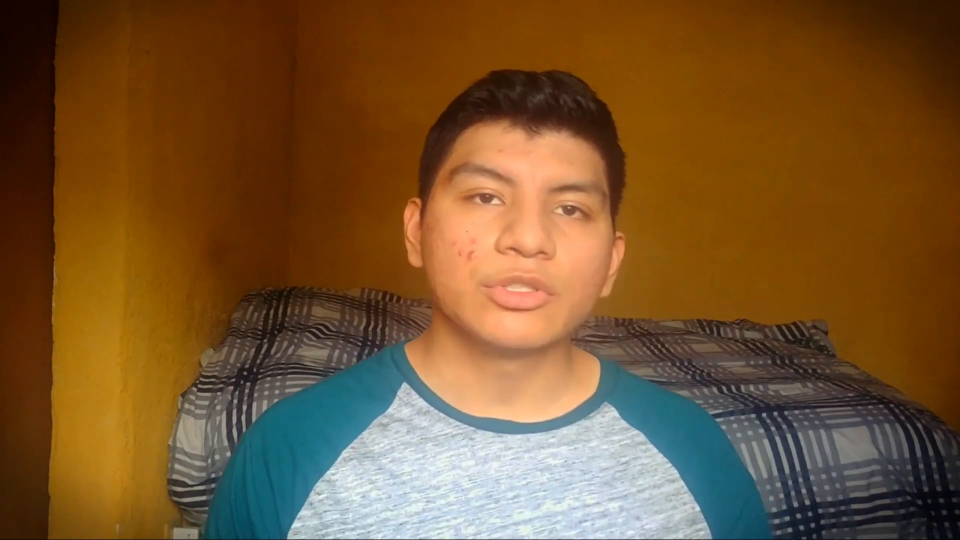
#> input picture frame 37 of Alejandro.mp4, 1920 x 1080 px (shown at 1/2 size)
$ python capturandoRostros.py
#> lines starting #> are read from the running program, lines starting #| are printed output that depends on the picture; after the words box and inside, x2 and y2 are one past the last pixel; in counts of white or black regions, pixels touching at a corner belong together
import cv2
import os
import imutils

personName = 'Alejandro'
current_directory = os.path.dirname(os.path.abspath(__file__))
data_path = os.path.join(current_directory, "Data")
personPath = os.path.join(data_path, personName)

if not os.path.exists(personPath):
    print('Carpeta creada:', personPath)
    os.makedirs(personPath)

# cap = cv2.VideoCapture(0,cv2.CAP_DSHOW)
cap = cv2.VideoCapture('Alejandro.mp4')

faceClassif = cv2.CascadeClassifier(cv2.data.haarcascades + 'haarcascade_frontalface_default.xml')
count = 0

while True:
    ret, frame = cap.read()
#> frame is the input picture: shape (1080, 1920, 3); mean B, G, R 46.4, 84.1, 118.1
    if ret == False:
        break
    frame = imutils.resize(frame, width=640)
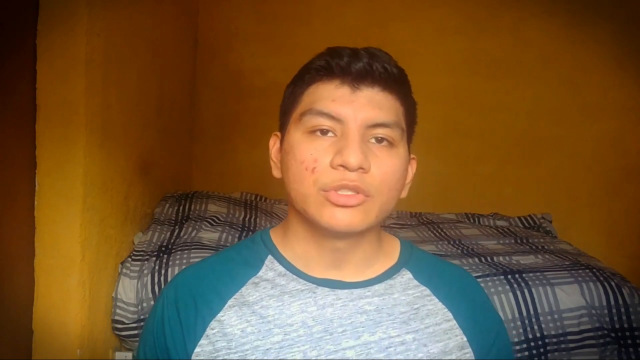
#> frame: shape (360, 640, 3); mean B, G, R 46.4, 84.1, 118.1
    gray = cv2.cvtColor(frame, cv2.COLOR_BGR2GRAY)
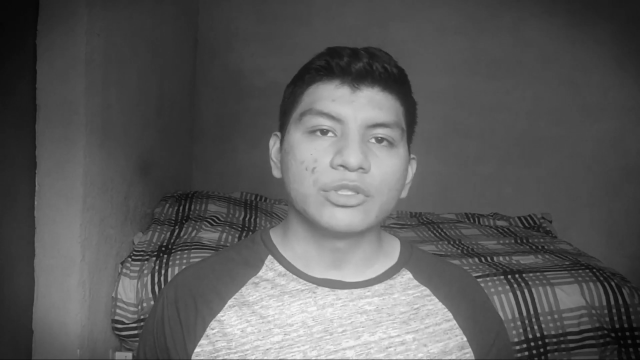
#> gray: shape (360, 640); min 3, max 246, mean 89.9
    auxFrame = frame.copy()

    faces = faceClassif.detectMultiScale(gray, 1.3, 5)
#> faces = [[283, 85, 137, 137]]

    for (x, y, w, h) in faces:
        cv2.rectangle(frame, (x, y), (x + w, y + h), (0, 255, 0), 2)
        rostro = auxFrame[y:y + h, x:x + w]
        rostro = cv2.resize(rostro, (150, 150), interpolation=cv2.INTER_CUBIC)
        cv2.imwrite(os.path.join(personPath, 'rostro_{}.jpg'.format(count)), rostro)
        count += 1
#> this loop made 1 pass
#> (x, y, w, h, count) on pass 1: (283, 85, 137, 137, 1)
#> pass 1, `rostro = auxFrame[y:y + h, x:x + w]`:
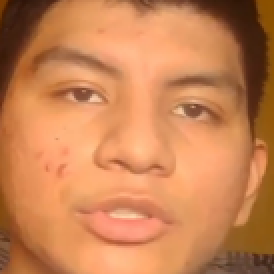
#> rostro: shape (137, 137, 3) (shown 2 times larger); mean B, G, R 84, 130.9, 201.3
#> after the loop:
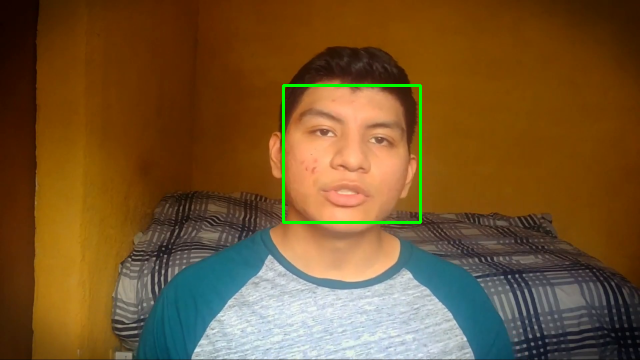
#> frame: shape (360, 640, 3); 0.71% of pixels changed, all inside (x1, y1, x2, y2) = (282, 84, 422, 224)
#> after the loop, count = 1
    cv2.imshow('frame', frame)

    k = cv2.waitKey(1)
#> (key Esc is pressed here)
    if k == 27 or count >= 300:
        break

cap.release()
cv2.destroyAllWindows()

$ run again, starting later in the video
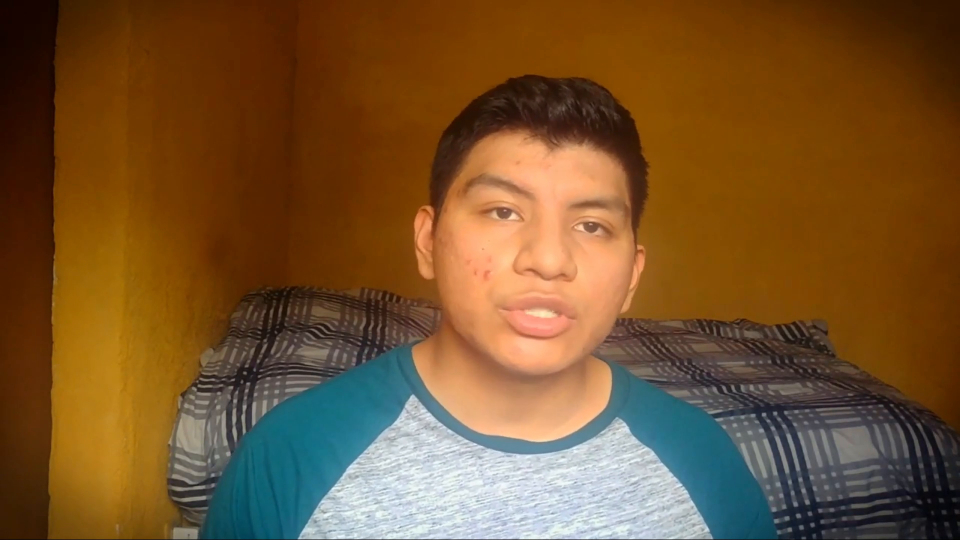
#> input picture frame 169 of Alejandro.mp4, 1920 x 1080 px (shown at 1/2 size)
#> frame is the input picture: shape (1080, 1920, 3); mean B, G, R 45.7, 83.3, 117.7
#> faces = [[291, 90, 147, 147]]
#> the loop `for (x, y, w, h) in faces:` made 1 pass
#> (x, y, w, h, count) on pass 1: (291, 90, 147, 147, 1)
#> pass 1, `rostro = auxFrame[y:y + h, x:x + w]`:
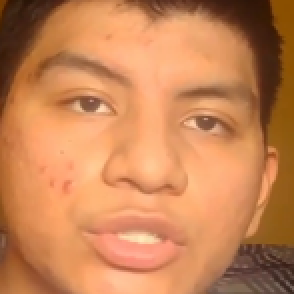
#> rostro: shape (147, 147, 3) (shown 2 times larger); mean B, G, R 85.9, 132.4, 200.5
#> after the loop `for (x, y, w, h) in faces:`:
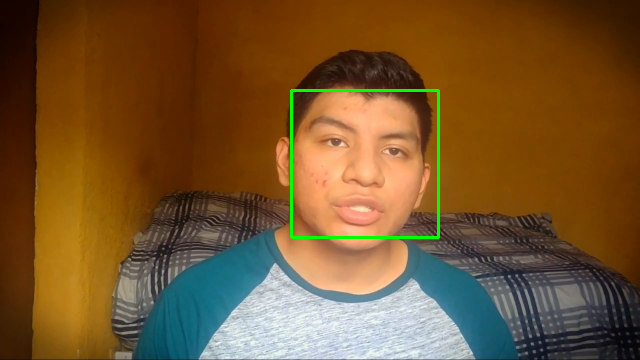
#> frame: shape (360, 640, 3); mean B, G, R 45.4, 84.6, 116.7
#> after the loop `for (x, y, w, h) in faces:`: count = 1

$ run again, starting later in the video
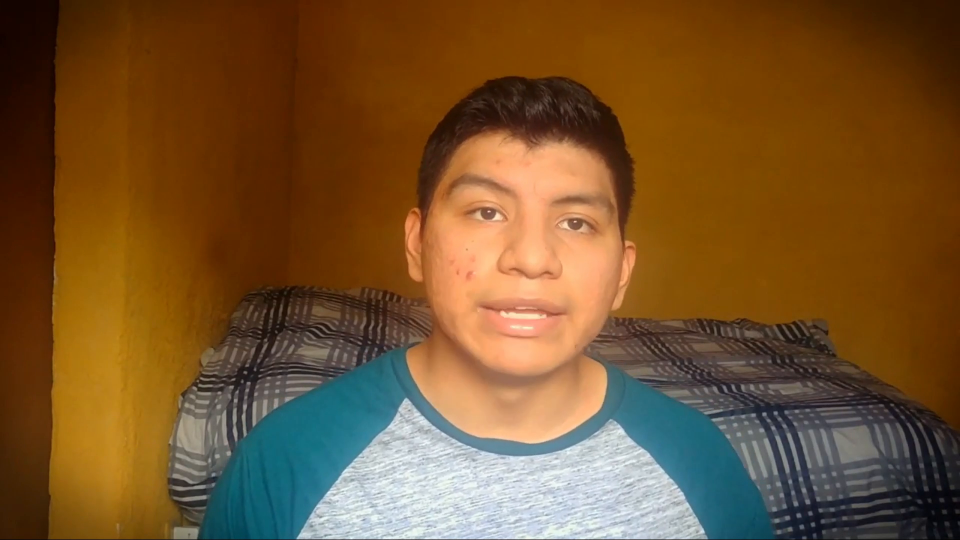
#> input picture frame 301 of Alejandro.mp4, 1920 x 1080 px (shown at 1/2 size)
#> frame is the input picture: shape (1080, 1920, 3); mean B, G, R 45.4, 83.4, 117.5
#> faces = [[275, 86, 155, 155]]
#> the loop `for (x, y, w, h) in faces:` made 1 pass
#> (x, y, w, h, count) on pass 1: (275, 86, 155, 155, 1)
#> pass 1, `rostro = auxFrame[y:y + h, x:x + w]`:
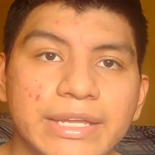
#> rostro: shape (155, 155, 3); mean B, G, R 82.7, 129.1, 195.4
#> after the loop `for (x, y, w, h) in faces:`:
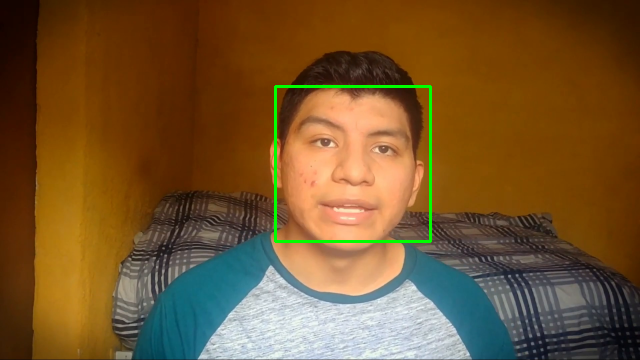
#> frame: shape (360, 640, 3); mean B, G, R 45.1, 84.8, 116.4
#> after the loop `for (x, y, w, h) in faces:`: count = 1
